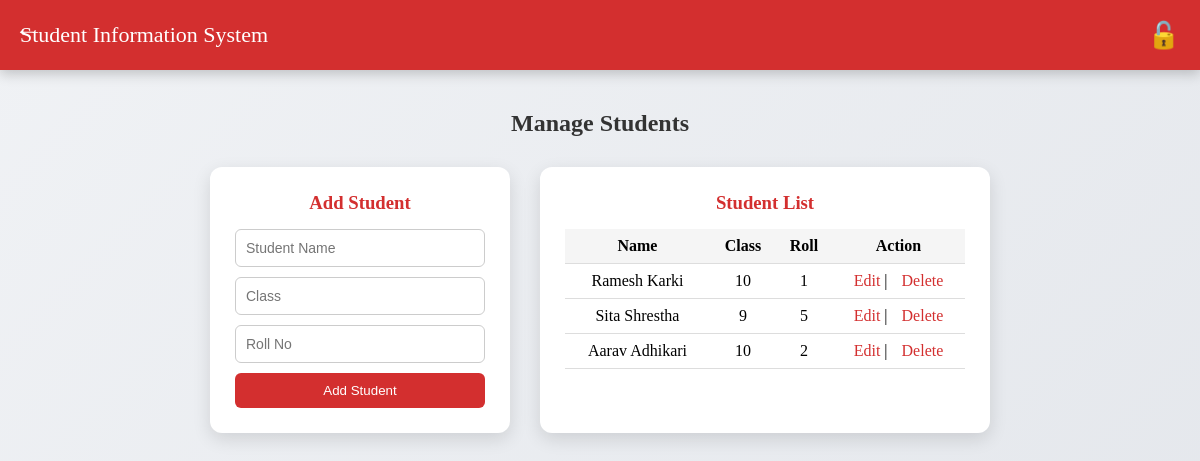
The app's page /manage_students.php (signed in), older data.
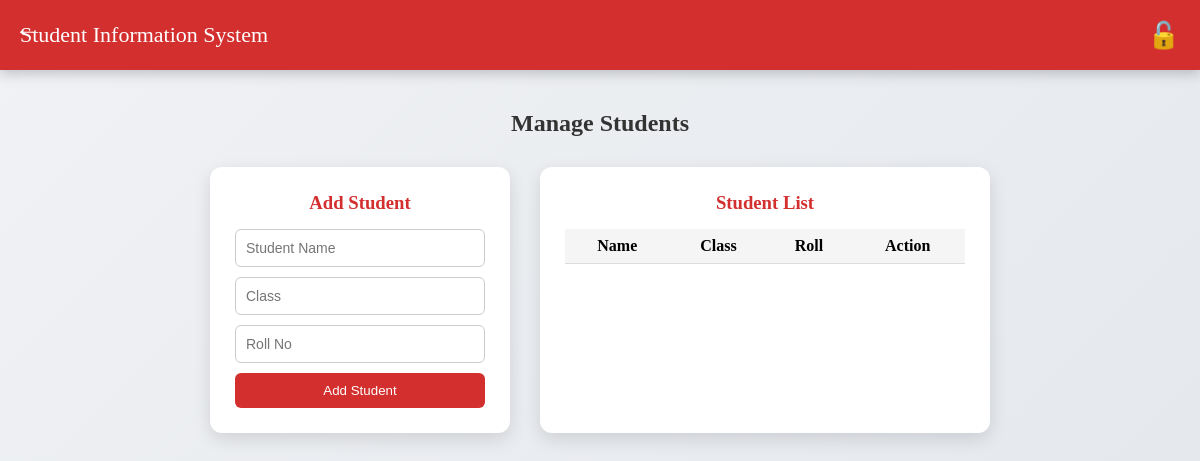
The same page, newer data.
### tables this page shows
CREATE TABLE IF NOT EXISTS students (
    id INT AUTO_INCREMENT PRIMARY KEY,
    name VARCHAR(100) NOT NULL,
    class VARCHAR(50) NOT NULL,
    roll_no VARCHAR(20) NOT NULL,
    parent_id INT,
    FOREIGN KEY (parent_id) REFERENCES users(id) ON DELETE CASCADE
);

### manage_students.php (the view, shortened to what this page needs)
<?php
include "config/db.php";
$editData = null;
?>
<!DOCTYPE html>
<html lang="en">
<head>
<link rel="stylesheet" href="assets/css/style.css">
</head>
<body>
<a href="homepage.php" style="position:absolute; top:15px; left:15px; font-size:24px; text-decoration:none; color:white;">←</a>
<?php include "includes/navbar.php"; ?>
<div class="content">
<h2>Manage Students </h2>
<div class="dashboard">
<div class="card">
<h3><?= $editData ? "Update Student" : "Add Student" ?></h3>
<form method="POST">
<input type="text" name="name"
placeholder="Student Name"
value="<?= $editData['name'] ?? '' ?>" required>
<input type="number" name="class" min="1" max="10"
placeholder="Class"
value="<?= $editData['class'] ?? '' ?>" required>
<input type="number" name="roll_no"
placeholder="Roll No"
value="<?= $editData['roll_no'] ?? '' ?>" required>
<button name="save_student">
<?= $editData ? "Update Student" : "Add Student" ?>
</button>
</form>
</div>
<div class="card" style="width:450px;">
<h3>Student List</h3>
<table>
<tr>
<th>Name</th>
<th>Class</th>
<th>Roll</th>
<th>Action</th>
</tr>
<?php
$q = mysqli_query($conn,"SELECT * FROM students");
while ($s = mysqli_fetch_assoc($q)) {
echo "<tr>
<td>{$s['name']}</td>
<td>{$s['class']}</td>
<td>{$s['roll_no']}</td>
<td>
<a href='?edit={$s['id']}'>Edit</a> |
<a class='delete' href='?delete={$s['id']}'
onclick='return confirm(\"Delete this student?\")'>Delete</a>
</td>
</tr>";
}
?>
</table>
</div>
</div>
</div>
</body>
</html>

### includes/navbar.php (shortened to what this page needs)
<div class="navbar">
<h1 class="logo">
  <a href="homepage.php" style="text-decoration:none; color:inherit;">
    Student Information System
  </a>
</h1>
    <?php if (isset($_SESSION['user_id'])): ?>
        <button class="logout-btn" onclick="logoutConfirm()" title="Logout">🔓</button>
    <?php endif; ?>
</div>

### assets/css/style.css (style rules this page uses)
* { margin: 0; padding: 0; box-sizing: border-box; }
body { background: linear-gradient(135deg, #f0f2f5, #e3e6eb); min-height: 100vh; animation: fadeIn 0.8s ease-in; overflow-x: hidden; }
.navbar { width: 100%; height: 70px; background-color: #d32f2f; display: flex; align-items: center; justify-content: space-between; padding: 0 20px; box-shadow: 0 4px 12px rgba(0,0,0,0.2); }
.logo { color: white; font-size: 22px; font-weight: 600; white-space: nowrap; }
.logout-btn { background: none; border: none; font-size: 26px; cursor: pointer; color: white; transition: transform 0.3s, color 0.3s; }
.content { padding: 40px; text-align: center; }
.content h2 { margin-bottom: 30px; color: #333; }
.dashboard { display: flex; gap: 30px; justify-content: center; flex-wrap: wrap; }
.card { background: #fff; padding: 25px; width: 300px; border-radius: 12px; box-shadow: 0 6px 18px rgba(0,0,0,0.12); animation: zoomIn 0.5s ease; transition: transform 0.3s ease, box-shadow 0.3s ease; }
.card h3 { color: #d32f2f; margin-bottom: 15px; }
.card input { width: 100%; padding: 10px; margin-bottom: 10px; border-radius: 6px; border: 1px solid #ccc; font-size: 14px; }
.card button { width: 100%; padding: 10px; background: #d32f2f; color: #fff; border: none; border-radius: 6px; cursor: pointer; transition: background 0.3s, transform 0.2s; }
table { width: 100%; margin-top: 10px; border-collapse: collapse; }
th, td { padding: 8px; border-bottom: 1px solid #ddd; text-align: center; }
th { background-color: #f5f5f5; }
a { color: #d32f2f; text-decoration: none; font-weight: 500; }
.delete { color: #d32f2f; margin-left: 10px; }

Row changes from the older to the newer data that the page shows:
removed students: name "Ramesh Karki", class "10", roll_no "1"
removed students: name "Sita Shrestha", class "9", roll_no "5"
removed students: name "Aarav Adhikari", class "10", roll_no "2"
